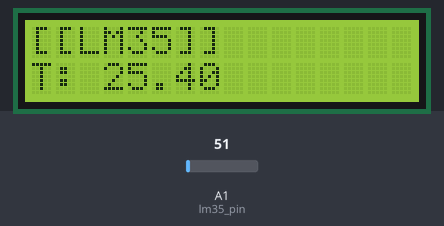
The sketch below on a simulated Arduino Uno, built with avr-gcc and run on an emulated ATmega328P. On the bench: 16×2 character LCD. Inputs (shaded band) come from the test bench; at power-on: A1 (lm35_pin) = 51.

Above: at 2.6 s.
2.7 s: A1 (lm35_pin) set to 61
At 4.4 s:
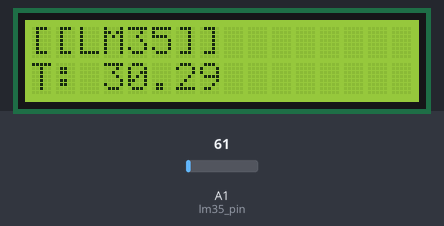
5.6 s: A1 (lm35_pin) set to 71
At 7.1 s:
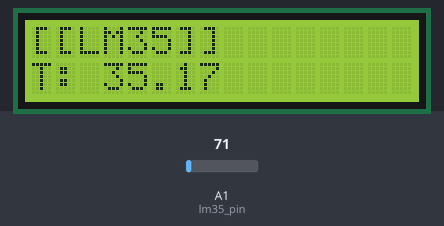
8.5 s: A1 (lm35_pin) set to 86
At 11.4 s:
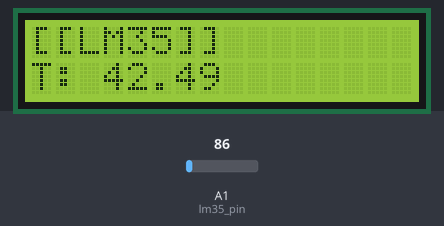
Timing chart, 0 to 12.9 s (numbered marks = the images above; inputs shaded):
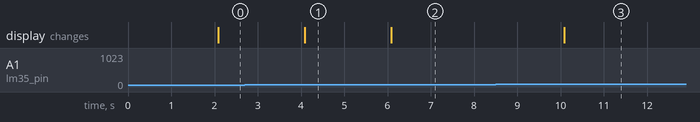

The sketch:

LM35.ino
```cpp
# include <Minicom.h>
MiniCom com;
const int lm35_pin = A1;

void check() {
  int value = analogRead(lm35_pin);
  float ftp = (float)value / 1024.0 * 5.0;
  ftp = ftp * 100.0 + 0.5;
  com.print(1, "T: ", ftp);
}

void setup() {
  // put your setup code here, to run once:
  com.init();
  com.setInterval(2000, check);
  com.print(0, "[[LM35]]");
  com.print(1, "Preparing LM35");
}

void loop() {
  // put your main code here, to run repeatedly:
  com.run();
}
```

Measured:
- after the input at 2.7 s, the display: changes after 1.4 s (image 1)
- after the input at 5.6 s, the display: changes after 0.48 s (image 2)
- after the input at 8.5 s, the display: changes after 1.6 s (image 3)
